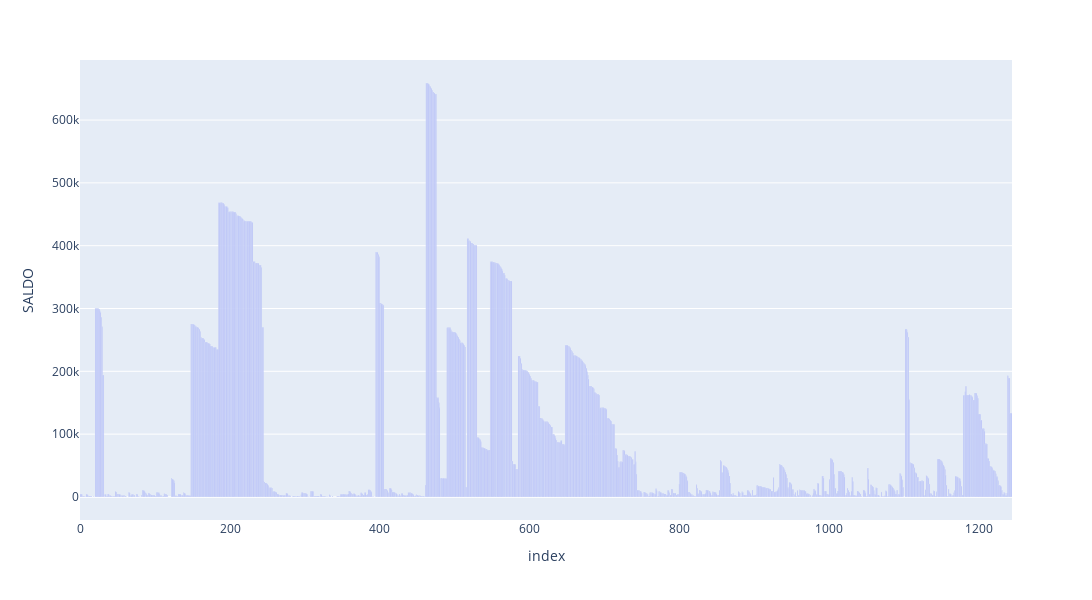

The code cell stored with this chart in its notebook:
### Code cell
import plotly.express as px

fig = px.bar(dfOr,y="SALDO ",width=1200, height=600)
#fig.update_xaxes(rangeslider_visible=True)
fig.show()

### Figure 1 — Plotly figure (JSON) as saved in the notebook; plotly's stock layout.template omitted (floating-point values rounded to 4 significant figures; data arrays with more than 128 entries replaced by an {"elided": "..."} marker saying what was removed)
{"data": [{"alignmentgroup": "True", "hovertemplate": "index=%{x}<br>SALDO =%{y}<extra></extra>", "legendgroup": "", "marker": {"color": "#636efa", "pattern": {"shape": ""}}, "name": "", "offsetgroup": "", "orientation": "v", "showlegend": false, "textposition": "auto", "type": "bar", "x": {"elided": "1245 int values"}, "xaxis": "x", "y": {"elided": "1245 float values"}, "yaxis": "y"}], "layout": {"barmode": "relative", "height": 600, "legend": {"tracegroupgap": 0}, "margin": {"t": 60}, "width": 1200, "xaxis": {"anchor": "y", "autorange": true, "domain": [0, 1], "range": [-0.5, 1244.0], "title": {"text": "index"}, "type": "linear"}, "yaxis": {"anchor": "x", "autorange": true, "domain": [0, 1], "range": [-36680.0, 695600.0], "title": {"text": "SALDO "}, "type": "linear"}}}
